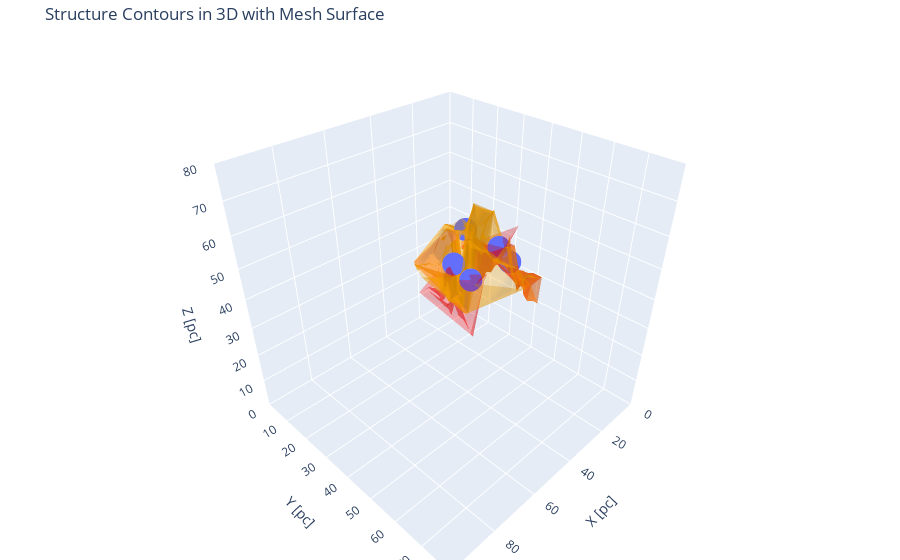

This figure's notebook cell:
### Code cell
# plot by plotly

fig = px.scatter_3d(leaf_feature, x='x_peak', y='z_peak', z='y_peak')

# Leaf structures
for i, leaf_structure_index in enumerate(leaf_indices):
    leaf_structure = dendro[leaf_structure_index]
    leaf_mask = leaf_structure.get_mask()
    leaf_mask_indices = np.where(leaf_mask)
    mesh_leaf = go.Mesh3d(x=leaf_mask_indices[0] * hx, 
                          y=leaf_mask_indices[2] * hy, 
                          z=leaf_mask_indices[1] * hz, 
                          opacity=0.3,
                          color='red',
                          name=f'Leaf {i + 1} - Surface')
    fig.add_trace(mesh_leaf)

# Branch structures
for j, branch_structure_index in enumerate(branch_indices):
    branch_structure = dendro[branch_structure_index]
    branch_mask = branch_structure.get_mask()
    branch_mask_indices = np.where(branch_mask)
    mesh_branch = go.Mesh3d(x=branch_mask_indices[0] * hx, 
                            y=branch_mask_indices[2] * hy, 
                            z=branch_mask_indices[1] * hz,
                            opacity=0.3, 
                            color='orange',
                            name=f'Branch {j + 1} - Surface')
    fig.add_trace(mesh_branch)

fig.update_layout(
    scene=dict(
        xaxis=dict(title='X [pc]', range=[0, 100]),
        yaxis=dict(title='Y [pc]', range=[0, 80]),
        zaxis=dict(title='Z [pc]', range=[0, 80]),
        aspectratio=dict(x=1, y=1, z=1)
    ),
    title='Structure Contours in 3D with Mesh Surface',
    margin=dict(l=0, r=0, b=0, t=40),
    showlegend=True)
